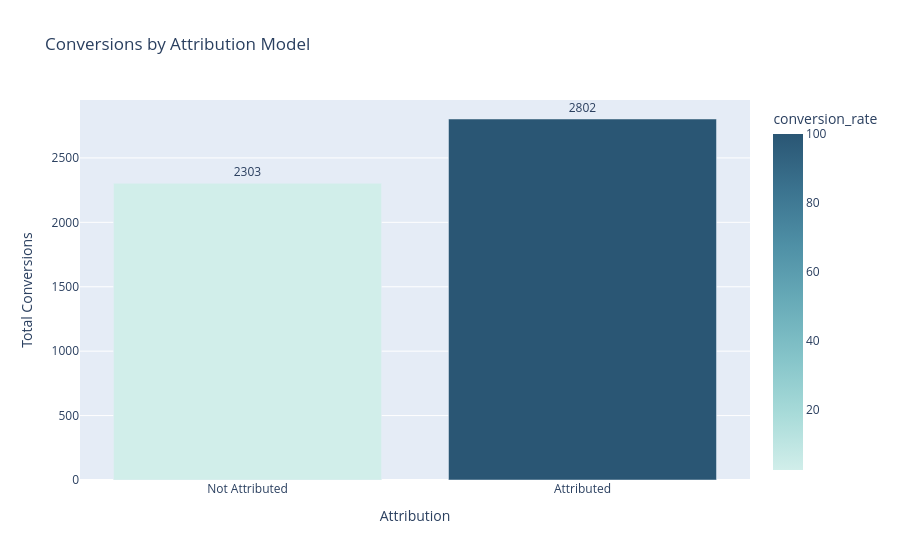

Notebook code for this chart:
### Markdown cell above
# Chart 5: Multi-touch attribution waterfall

### Code cell
attribution_stats = df.groupby('attribution').agg(
    count=('conversion', 'count'),
    conversions=('conversion', 'sum')
).reset_index()
attribution_stats['conversion_rate'] = attribution_stats['conversions'] / attribution_stats['count'] * 100
attribution_stats['attribution_label'] = attribution_stats['attribution'].map({
    0: 'Not Attributed',
    1: 'Attributed'
})

fig = px.bar(
    attribution_stats,
    x='attribution_label',
    y='conversions',
    title='Conversions by Attribution Model',
    labels={'attribution_label': 'Attribution', 'conversions': 'Total Conversions'},
    color='conversion_rate',
    color_continuous_scale='teal',
    text='conversions'
)
fig.update_traces(textposition='outside')
fig.write_html('../charts/m3_attribution_waterfall.html')
fig.show()
print("Chart 5 saved")

### Figure 1 — Plotly figure (JSON) as saved in the notebook; plotly's stock layout.template omitted (floating-point values rounded to 4 significant figures)
{"data": [{"hovertemplate": "Attribution=%{x}<br>Total Conversions=%{text}<br>conversion_rate=%{marker.color}<extra></extra>", "legendgroup": "", "marker": {"color": [2.391, 100.0], "coloraxis": "coloraxis", "pattern": {"shape": ""}}, "name": "", "orientation": "v", "showlegend": false, "text": [2303.0, 2802.0], "textposition": "outside", "type": "bar", "x": ["Not Attributed", "Attributed"], "xaxis": "x", "y": [2303, 2802], "yaxis": "y"}], "layout": {"barmode": "relative", "coloraxis": {"colorbar": {"title": {"text": "conversion_rate"}}, "colorscale": [[0, "rgb(209, 238, 234)"], [0.1667, "rgb(168, 219, 217)"], [0.3333, "rgb(133, 196, 201)"], [0.5, "rgb(104, 171, 184)"], [0.6667, "rgb(79, 144, 166)"], [0.8333, "rgb(59, 115, 143)"], [1, "rgb(42, 86, 116)"]]}, "legend": {"tracegroupgap": 0}, "title": {"text": "Conversions by Attribution Model"}, "xaxis": {"anchor": "y", "domain": [0, 1], "title": {"text": "Attribution"}}, "yaxis": {"anchor": "x", "domain": [0, 1], "title": {"text": "Total Conversions"}}}}
